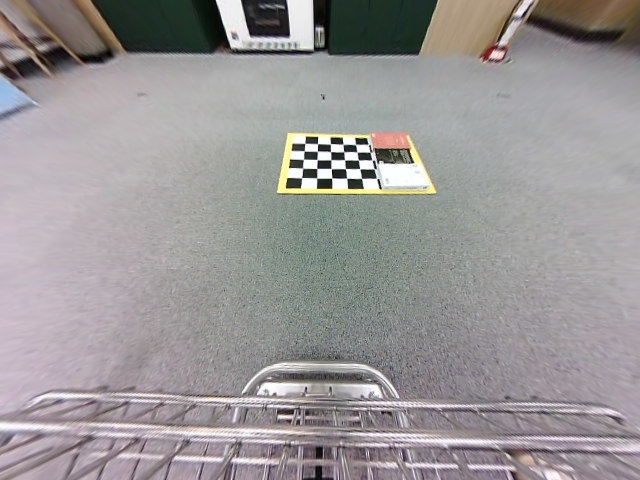
#> input picture pjh/1029/topview_undi_done_v2/front_top_undi_v2.png, 640 x 480 px, found by its file name; its folder holds 4 pictures in this run
$ python topview_test.py   (older library calls are emulated)
#> lines starting #> are read from the running program, lines starting #| are printed output that depends on the picture; after the words box and inside, x2 and y2 are one past the last pixel; in counts of white or black regions, pixels touching at a corner belong together; long printed decimals are rounded
#> further down, img is the input picture: shape (480, 640, 3); mean B, G, R 151.1, 150.7, 154
import cv2
import numpy as np
import glob
# from undistort import *
from cv2 import FONT_HERSHEY_COMPLEX


def topview(img_original, side):

#> called with side = 'front'
    chessboardx=5
    chessboardy=5
    CHECKERBOARD = (chessboardx,chessboardy)
    img = img_original
    gray = cv2.cvtColor(img,cv2.COLOR_BGR2GRAY)
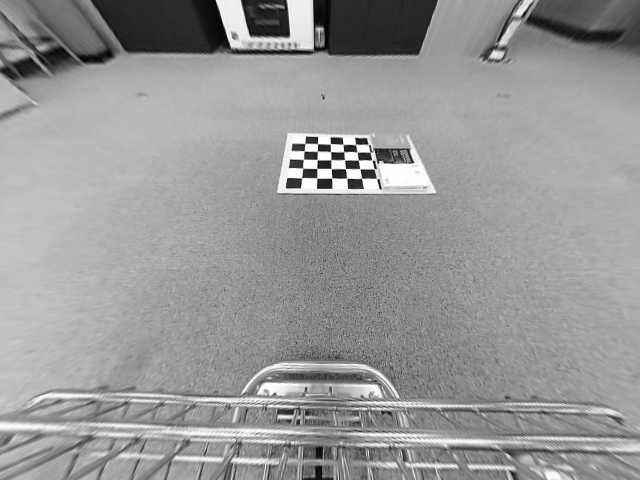
#> gray: shape (480, 640); min 0, max 255, mean 151.6
    ret, corners = cv2.findChessboardCorners(gray, CHECKERBOARD, cv2.CALIB_CB_ADAPTIVE_THRESH+cv2.CALIB_CB_FAST_CHECK+cv2.CALIB_CB_NORMALIZE_IMAGE)
#> ret = True; corners = 25 rows, first 8: [304.8, 143.4], [317.5, 143.7], [330.4, 143.9], [343.1, 144.1], [355.5, 144.5], [304.3, 150.9], [317.4, 151.1], [330.6, 151.6]
    # print(ret)
    corner1x = corners[0][0][0]
#> corner1x = 304.8
    corner1y = corners[0][0][1]
#> corner1y = 143.4
    corner2x = corners[chessboardx-1][0][0]
#> corner2x = 355.5
    corner2y = corners[chessboardx-1][0][1]
#> corner2y = 144.5
    corner3x = corners[(chessboardx)*(chessboardy-1)][0][0]
#> corner3x = 301.6
    corner3y = corners[(chessboardx)*(chessboardy-1)][0][1]
#> corner3y = 177.8
    corner4x = corners[(chessboardx)*(chessboardy)-1][0][0]
#> corner4x = 361.5
    corner4y = corners[(chessboardx)*(chessboardy)-1][0][1]
#> corner4y = 178.3


    pts = np.array([[corner1x, corner1y], [corner2x, corner2y], [corner3x, corner3y], [corner4x, corner4y]], dtype=np.float32)
#> pts = [[304.8, 143.4], [355.5, 144.5], [301.6, 177.8], [361.5, 178.3]]
    idx=0
    for pt in pts:
        idx+=1
        cv2.circle(img, tuple(pt.astype(np.int)), 1, (0,0,255), 5)
        cv2.putText(img,str(idx), tuple(pt.astype(np.int)),FONT_HERSHEY_COMPLEX,1,(0,0,255))
#> this loop made 4 passes
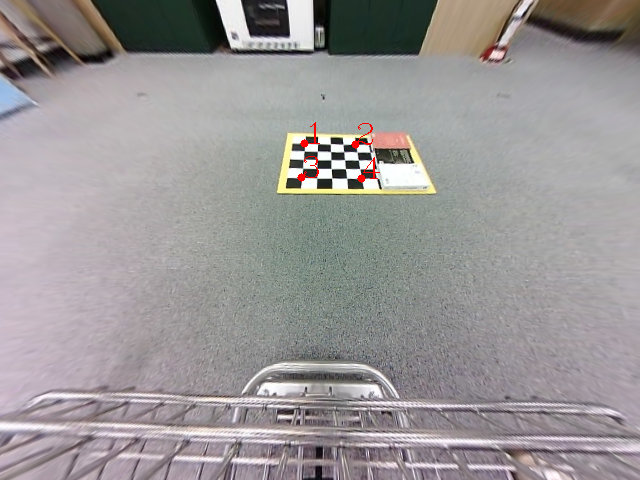
#> img: shape (480, 640, 3); 0.15% of pixels changed, all inside (x1, y1, x2, y2) = (297, 122, 380, 183)
#> after the loop, idx = 4
    # compute IPM matrix and apply it


    if side == 'front':

        point1y=215+100
        point1x=295+100
        point2y=215+100
        point2x=345+100
        point3y=265+100
        point3x=295+100
        point4y=265+100
        point4x=345+100

        # ipm_pts = np.array([[448,609], [580,609], [580,741], [448,741]], dtype=np.float32)
        ipm_pts = np.array([[point1x,point1y], [point2x,point2y], [point3x,point3y], [point4x,point4y]], dtype=np.float32)
        ipm_matrix = cv2.getPerspectiveTransform(pts, ipm_pts)
#> ipm_matrix = [[2.07, 5.9, -424.9], [-0.501, 9.09, -313.2], [-0.00128, 0.0143, 1]]


        size = (1000, 1000)
        # angle = cv2.ROTATE_90_CLOCKWISE
        ipm = cv2.warpPerspective(img, ipm_matrix, size)
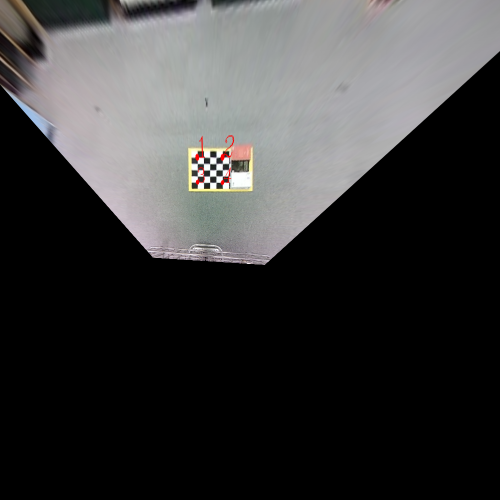
#> ipm: shape (1000, 1000, 3) (shown at 1/2 size); mean B, G, R 58.2, 58.1, 58.4
        # ipm = cv2.rotate(ipm, angle)

    elif side == 'back':
        point1y=215
        point1x=295
        point2y=215
        point2x=345
        point3y=265
        point3x=295
        point4y=265
        point4x=345

        # ipm_pts = np.array([[448,609], [580,609], [580,741], [448,741]], dtype=np.float32)
        ipm_pts = np.array([[point4x,point4y], [point3x,point3y], [point2x,point2y], [point1x,point1y]], dtype=np.float32)
        ipm_matrix = cv2.getPerspectiveTransform(pts, ipm_pts)

        size = (1000, 1000)
        # angle = cv2.ROTATE_90_COUNTERCLOCKWISE
        ipm = cv2.warpPerspective(img, ipm_matrix, size)
        # ipm = cv2.rotate(ipm, angle)

    elif side == 'right':

        point1x=215
        point1y=295
        point2x=215
        point2y=345
        point3x=265
        point3y=295
        point4x=265
        point4y=345


        ipm_pts = np.array([[point3x,point3y], [point4x,point4y], [point1x,point1y], [point2x,point2y]], dtype=np.float32)
        # ipm_pts = np.array([[480/2,0], [215,29], [480/2,640/2], [0,640/2]], dtype=np.float32)
        ipm_matrix = cv2.getPerspectiveTransform(pts, ipm_pts)

        size = (1000, 1000)
        # angle = cv2.ROTATE_180
        ipm = cv2.warpPerspective(img, ipm_matrix, size)
        # ipm = cv2.rotate(ipm, angle)

    elif side == 'left' :
        point1x=215+100
        point1y=295+100
        point2x=215+100
        point2y=345+100
        point3x=265+100
        point3y=295+100
        point4x=265+100
        point4y=345 +100

        # ipm_pts = np.array([[448,609], [580,609], [580,741], [448,741]], dtype=np.float32)
        ipm_pts = np.array([[point3x,point3y], [point4x,point4y], [point1x,point1y], [point2x,point2y]], dtype=np.float32)
        ipm_matrix = cv2.getPerspectiveTransform(pts, ipm_pts)

        size = (1000, 1000)
        # angle = cv2.ROTATE_180
        ipm = cv2.warpPerspective(img, ipm_matrix, size)
        # ipm = cv2.rotate(ipm, angle)

    print('=======================pts=========================')
    print(pts)
#| [[304.8427  143.439]
#|  [355.4762  144.516]
#|  [301.554   177.781]
#|  [361.480 178.298]]

    print('=======================ipm_pts=======================')
    print(ipm_pts)

    print('================== ipm_matrix ==============')
    print(ipm_matrix)
#| [[ 2.06726588e+00  5.89719395e+00 -4.24928399e+02]
#|  [-5.01400267e-01  9.09279675e+00 -3.13153810e+02]
#|  [-1.28212622e-03  1.43056374e-02  1.00000000e+00]]

    return ipm


# =====================================================================

side = 'front'
# fname = 'pjh/1031/cap_undi_done/' + side + '/' + side + '_cap_undistorted.png'

fname = 'pjh/1029/topview_undi_done_v2/' + side + '_top_undi_v2.png'
img = cv2.imread(fname)

# print(str(img))
# undistorted_img = undistort(img, K, D, DIM)
# cv2.imwrite('left_undi.png', undistorted_img)

topview_img = topview(img, side)
# cv2.imshow('left_undi', undistorted_img)
cv2.imshow(side + '_top', topview_img)
# cv2.imwrite(side + '_undi_top_v3.png', topview_img)
cv2.imshow(side + '_ori', img)
cv2.waitKey(0)
cv2.destroyAllWindows()
# cv2.waitKey(0)
# cv2.destroyAllWindows()

# 왜곡보정 할 때,
